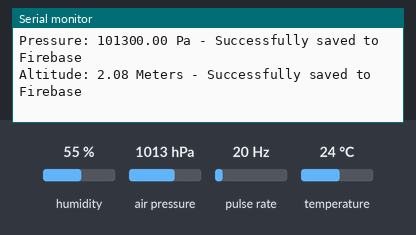
Recording of a sketch running on a simulated ESP32. On the bench: the last lines printed to the serial monitor. Wiring (inferred from the names in the program): pulse sensor: data GPIO 19. The inputs (shaded band) are chosen by the test bench; at power-on: humidity 55 %, air pressure 1013 hPa, pulse rate 20 Hz, temperature 24 °C. WiFi joins after 1.5 s; servers stay silent unless stated.

Above: at 2.7 s.
2.8 s: humidity set to 22 %
At 6.67 s:
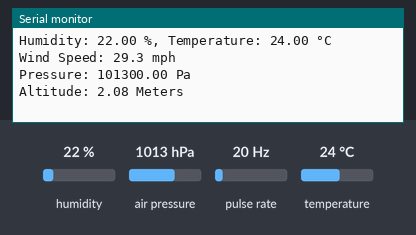
13.0 s: air pressure set to 952 hPa
At 13.6 s:
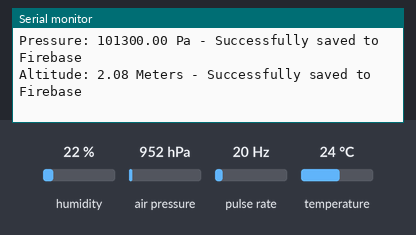
14.5 s: pulse rate (sensor on GPIO 19) set to 4 Hz
16.0 s: temperature set to 12 °C
At 16.82 s:
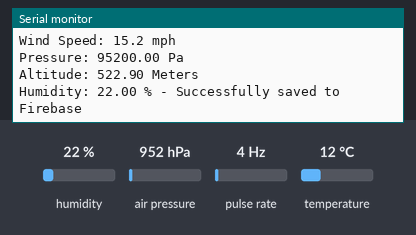
17.5 s: air pressure set to 975 hPa
At 18.6 s:
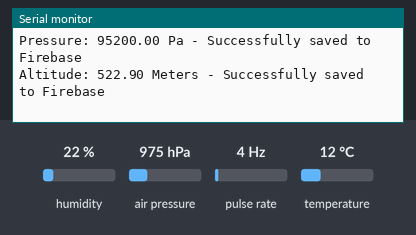
19.0 s: pulse rate (sensor on GPIO 19) set to 50 Hz
Timing chart, 0 to 21.5 s (numbered marks = the images above; inputs shaded):
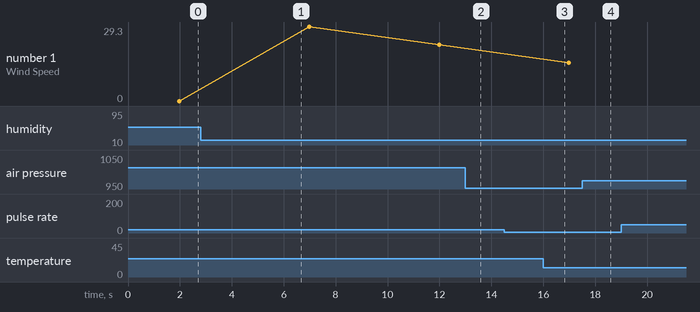

The sketch:

SailWatch_ESP32.ino
```cpp
#include <WiFi.h>
#include <Firebase_ESP_Client.h>
#include "addons/TokenHelper.h"
#include "addons/RTDBHelper.h"
#include <DHT.h>
// #include <TinyGPSPlus.h>
#include <Wire.h>
#include <Adafruit_BMP085.h>
#include <SoftwareSerial.h>

// Define sensor pins and types
#define DHT_PIN 23
#define DHT_TYPE DHT11
#define GPS_RX_PIN 16
#define GPS_TX_PIN 17
#define ANEMOMETER_PIN 19

// Wi-Fi credentials
#define WIFI_SSID "h"
#define WIFI_PASSWORD "123456789Satu"

// Firebase API key and database URL
#define API_KEY "AIzaSyBGnS0sO6KXRKL-k1Eb8WJJOAebLQYMLyw"
#define DATABASE_URL "https://sailwatch-48901-default-rtdb.asia-southeast1.firebasedatabase.app/"

// Initialize sensors
DHT dht(DHT_PIN, DHT_TYPE);
// TinyGPSPlus gps;
Adafruit_BMP085 bmp;
SoftwareSerial gpsSerial(GPS_RX_PIN, GPS_TX_PIN);

// Firebase objects
FirebaseData fbdo;
FirebaseAuth auth;
FirebaseConfig config;

// Timer to control data sending frequency
unsigned long sendDataPrevMillis = 0;

// Variables to hold latitude and longitude
// float latitude = 0.0;
// float longitude = 0.0;
float windSpeedMph = 0.0;

// Variables for wind speed calculation
volatile unsigned long windPulseCount = 0;
unsigned long lastWindCheck = 0;
const unsigned long WIND_MEASUREMENT_INTERVAL = 5000;  // 5 seconds
const float ANEMOMETER_CALIBRATION_FACTOR = 2.23694;   // Adjust this based on your anemometer

// Debounce parameters
volatile unsigned long lastDebounceTime = 0;
const unsigned long debounceDelay = 15;  // Debounce delay in milliseconds

// Function declarations
void connectToWiFi();
void initializeFirebase();
void sendDataToFirebase(float humidity, float temperature, float windSpeedMph, float pressure, float altitude);
void IRAM_ATTR handleWindPulse();

void setup() {
  Serial.begin(115200);
  gpsSerial.begin(9600);

  // Initialize pressure sensor (bmp180)
  Serial.println("Initializing Pressure sensor...");
  if (!bmp.begin()) {
    Serial.println("Could not find a valid BMP085 sensor, check wiring!");
    while (1) {}
  }
  Serial.println("Pressure sensor initialized.");

  // Initialize DHT sensor
  Serial.println("Initializing DHT sensor...");
  dht.begin();
  Serial.println("DHT sensor initialized.");

  // Set anemometer pin as input and attach interrupt
  pinMode(ANEMOMETER_PIN, INPUT_PULLUP);
  attachInterrupt(digitalPinToInterrupt(ANEMOMETER_PIN), handleWindPulse, FALLING);

  // Connect to Wi-Fi
  connectToWiFi();

  // Initialize Firebase
  initializeFirebase();
}

void loop() {
  // Check if it's time to send data
  if (Firebase.ready() && (millis() - sendDataPrevMillis > 5000 || sendDataPrevMillis == 0)) {
    sendDataPrevMillis = millis();

    // Read GPS data
    // while (Serial1.available() > 0) {
    //   if (gps.encode(Serial1.read())) {
    //     if (gps.location.isValid()) {
    //       latitude = gps.location.lat();
    //       longitude = gps.location.lng();
    //     }
    //   }
    // }

    // Read humidity and temperature
    float humidity = dht.readHumidity();
    float temperature = dht.readTemperature();

    // Check if any reads failed and exit early (to try again)
    if (isnan(humidity) || isnan(temperature)) {
      Serial.println("Failed to read from DHT sensor!");
      return;
    } else {
      Serial.print("Humidity: ");
      Serial.print(humidity);
      Serial.print(" %, Temperature: ");
      Serial.print(temperature);
      Serial.println(" °C");
    }

    // Calculate wind speed
    unsigned long currentTime = millis();
    if (currentTime - lastWindCheck >= WIND_MEASUREMENT_INTERVAL) {
      // Calculate wind speed in mph
      float windSpeed = (windPulseCount / 2.0) * ANEMOMETER_CALIBRATION_FACTOR * (1.0 / (WIND_MEASUREMENT_INTERVAL / 1000.0));  // mph
      windSpeedMph = windSpeed;

      // Reset wind pulse count and last wind check time
      windPulseCount = 0;
      lastWindCheck = currentTime;

      Serial.print("Wind Speed: ");
      Serial.print(windSpeedMph, 1);
      Serial.println(" mph");
    }

    // Read pressure
    float pressure = bmp.readPressure();
    Serial.print("Pressure: ");
    Serial.print(pressure);
    Serial.println(" Pa");

    // Read altitude
    float altitude = bmp.readAltitude();
    Serial.print("Altitude: ");
    Serial.print(altitude);
    Serial.println(" Meters");

    sendDataToFirebase(humidity, temperature, windSpeedMph, pressure, altitude);
  }
}

// Interrupt Service Routine for wind speed pulse
void IRAM_ATTR handleWindPulse() {
  unsigned long currentTime = millis();
  if (currentTime - lastDebounceTime > debounceDelay) {
    windPulseCount++;
    lastDebounceTime = currentTime;
  }
}

// Connect to Wi-Fi
void connectToWiFi() {
  WiFi.begin(WIFI_SSID, WIFI_PASSWORD);
  Serial.println("Connecting to Wi-Fi...");

  // Wait until connected
  while (WiFi.status() != WL_CONNECTED) {
    Serial.print(".");
    delay(500);
  }
  Serial.println("\nConnected to Wi-Fi");
  Serial.print("IP Address: ");
  Serial.println(WiFi.localIP());
}

// Initialize Firebase
void initializeFirebase() {
  config.api_key = API_KEY;
  config.database_url = DATABASE_URL;
  config.token_status_callback = tokenStatusCallback;  // Optional but useful for debugging

  // Set authentication credentials
  auth.user.email = "sensor1@gmail.com";
  auth.user.password = "sensor123456";

  Firebase.begin(&config, &auth);
  Firebase.reconnectWiFi(true);
}

// Send sensor data to Firebase
void sendDataToFirebase(float humidity, float temperature, float windSpeedMph, float pressure, float altitude) {
  // Send humidity data
  if (Firebase.RTDB.setFloat(&fbdo, "Sensor/humidity", humidity)) {
    Serial.print("Humidity: ");
    Serial.print(humidity);
    Serial.println(" % - Successfully saved to Firebase");
  } else {
    Serial.print("Failed to save humidity: ");
    Serial.println(fbdo.errorReason());
  }

  // Send temperature data
  if (Firebase.RTDB.setFloat(&fbdo, "Sensor/temperature", temperature)) {
    Serial.print("Temperature: ");
    Serial.print(temperature);
    Serial.println(" °C - Successfully saved to Firebase");
  } else {
    Serial.print("Failed to save temperature: ");
    Serial.println(fbdo.errorReason());
  }

  // Send latitude data
  // if (Firebase.RTDB.setFloat(&fbdo, "Sensor/latitude", latitude)) {
  //   Serial.print("Latitude: ");
  //   Serial.print(latitude);
  //   Serial.println(" - Successfully saved to Firebase");
  // } else {
  //   Serial.print("Failed to save latitude: ");
  //   Serial.println(fbdo.errorReason());
  // }

  // // Send longitude data
  // if (Firebase.RTDB.setFloat(&fbdo, "Sensor/longitude", longitude)) {
  //   Serial.print("Longitude: ");
  //   Serial.print(longitude);
  //   Serial.println(" - Successfully saved to Firebase");
  // } else {
  //   Serial.print("Failed to save longitude: ");
  //   Serial.println(fbdo.errorReason());
  // }

  // Send wind speed data
  if (Firebase.RTDB.setFloat(&fbdo, "Sensor/windSpeed", windSpeedMph)) {
    Serial.print("Wind Speed: ");
    Serial.print(windSpeedMph);
    Serial.println(" mph - Successfully saved to Firebase");
  } else {
    Serial.print("Failed to save wind speed: ");
    Serial.println(fbdo.errorReason());
  }

  // Send pressure data
  if (Firebase.RTDB.setFloat(&fbdo, "Sensor/pressure", pressure)) {
    Serial.print("Pressure: ");
    Serial.print(pressure);
    Serial.println(" Pa - Successfully saved to Firebase");
  } else {
    Serial.print("Failed to save pressure: ");
    Serial.println(fbdo.errorReason());
  }

  // Send altitude data
  if (Firebase.RTDB.setFloat(&fbdo, "Sensor/altitude", altitude)) {
    Serial.print("Altitude: ");
    Serial.print(altitude);
    Serial.println(" Meters - Successfully saved to Firebase");
  } else {
    Serial.print("Failed to save altitude: ");
    Serial.println(fbdo.errorReason());
  }
}
```

Measured:
- after the input at 2.8 s, the serial monitor: prints a new line after 3.7 s (image 1)
- after the input at 16.0 s, the serial monitor: prints a new line after 0.53 s (image 3)
